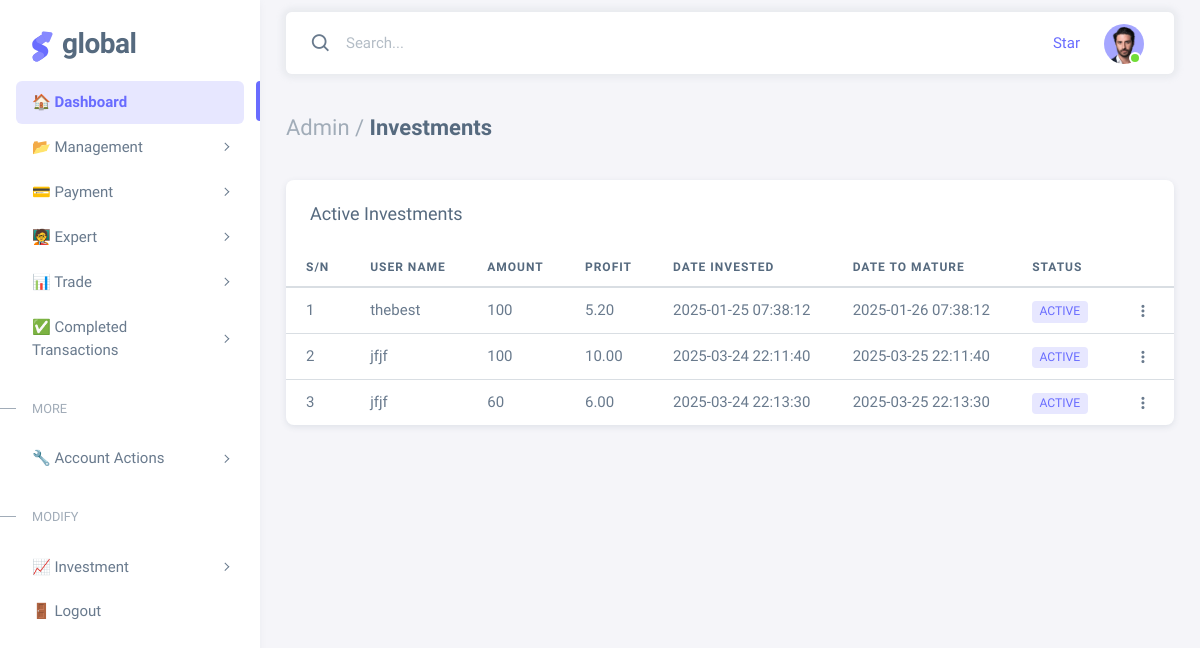
/admin/delayinvest.php, run on an earlier commit of the app's database.
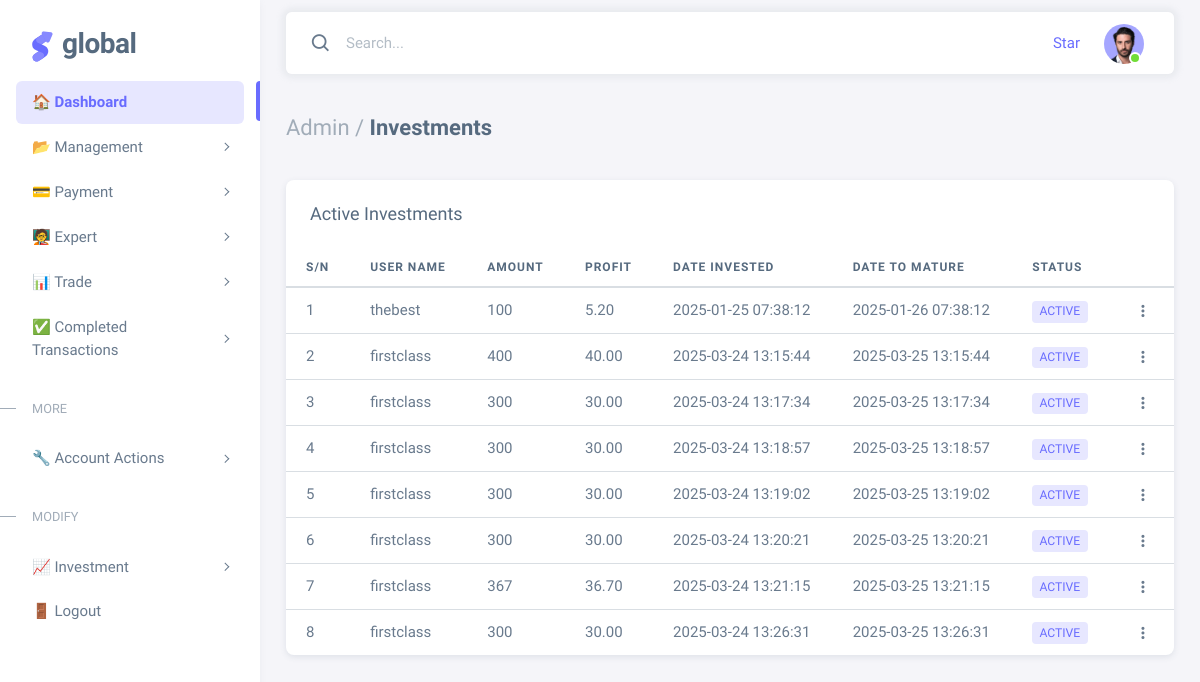
And on a later commit of the database.
### tables this page shows
CREATE TABLE `investments` (
  `id` int(11) NOT NULL,
  `user_id` int(11) NOT NULL,
  `plan` varchar(255) NOT NULL,
  `amount` varchar(100) NOT NULL,
  `email` varchar(100) NOT NULL,
  `profit` decimal(10,2) NOT NULL,
  `number_of_day` int(11) NOT NULL,
  `total` varchar(255) NOT NULL,
  `date_invested` varchar(100) NOT NULL,
  `date_to_mature` varchar(100) NOT NULL,
  `ends_on` varchar(100) NOT NULL,
  `status` int(11) NOT NULL
);

CREATE TABLE `users` (
  `id` int(11) NOT NULL,
  `user` varchar(100) NOT NULL,
  `name` varchar(100) NOT NULL,
  `email` varchar(100) NOT NULL,
  `phone` varchar(100) NOT NULL,
  `profile_image` varchar(300) NOT NULL,
  `password` varchar(100) NOT NULL,
  `country` varchar(100) NOT NULL,
  `wallet` varchar(100) NOT NULL,
  `ref_wallet` varchar(100) NOT NULL,
  `gain_wallet` varchar(100) NOT NULL,
  `total_deposit` float NOT NULL,
  `total_withdrawal` float NOT NULL,
  `trading_commission` int(11) NOT NULL,
  `pending_investment` int(11) NOT NULL,
  `referral_balance` int(11) NOT NULL,
  `referral` int(11) NOT NULL,
  `account_warning` enum('no','yes') NOT NULL,
  `restriction` enum('no','yes') NOT NULL,
  `promo_won` varchar(100) NOT NULL,
  `ref_id` varchar(100) NOT NULL,
  `referree` varchar(100) NOT NULL,
  `date_registered` varchar(100) NOT NULL,
  `paid_ref` varchar(11) NOT NULL,
  `dn_with` int(11) NOT NULL,
  `status` varchar(11) NOT NULL,
  `kycstatus` enum('null','pending','declined','approved') NOT NULL,
  `copy_balance` varchar(255) NOT NULL DEFAULT '0',
  `copy_expert` int(11) NOT NULL,
  `btc` varchar(255) NOT NULL DEFAULT '0',
  `gold` varchar(255) NOT NULL DEFAULT '0'
);

### admin/delayinvest.php (the view, shortened to what this page needs)
<?php
include('../server/connection.php');
?>
<!DOCTYPE html>
<html lang="en" class="light-style layout-menu-fixed " dir="ltr" data-theme="theme-default" data-assets-path="assets/" data-template="vertical-menu-template-free">
<head>
  <link rel="stylesheet" href="assets/vendor/fonts/boxicons.css" />
  <link rel="stylesheet" href="assets/vendor/css/core.css" class="template-customizer-core-css" />
  <link rel="stylesheet" href="assets/vendor/css/theme-default.css" class="template-customizer-theme-css" />
  <link rel="stylesheet" href="assets/css/demo.css" />
  <link rel="stylesheet" href="assets/vendor/libs/perfect-scrollbar/perfect-scrollbar.css" />
</head>
<body>
  <div class="layout-wrapper layout-content-navbar  ">
    <div class="layout-container">
      <?php include('includes/side_bar.php') ?>
      <div class="layout-page">
        <nav class="layout-navbar container-xxl navbar navbar-expand-xl navbar-detached align-items-center bg-navbar-theme" id="layout-navbar">
          <div class="navbar-nav-right d-flex align-items-center" id="navbar-collapse">
            <div class="navbar-nav align-items-center">
              <div class="nav-item d-flex align-items-center">
                <i class="bx bx-search fs-4 lh-0"></i>
                <input type="text" class="form-control border-0 shadow-none" placeholder="Search..." aria-label="Search...">
              </div>
            </div>
            <ul class="navbar-nav flex-row align-items-center ms-auto">
              <li class="nav-item lh-1 me-3">
                <a class="github-button" href="https://github.com/themeselection/sneat-html-admin-template-free" data-icon="octicon-star" data-size="large" data-show-count="true" aria-label="Star themeselection/sneat-html-admin-template-free on GitHub">Star</a>
              </li>
              <li class="nav-item navbar-dropdown dropdown-user dropdown">
                <a class="nav-link dropdown-toggle hide-arrow" href="javascript:void(0);" data-bs-toggle="dropdown">
                  <div class="avatar avatar-online">
                    <img src="assets/img/avatars/1.png" alt class="w-px-40 h-auto rounded-circle">
                  </div>
                </a>
              </li>
            </ul>
          </div>
        </nav>
        <div class="content-wrapper">
          <div class="container-xxl flex-grow-1 container-p-y">
            <h4 class="fw-bold py-3 mb-4">
              <span class="text-muted fw-light">Admin /</span> Investments
            </h4>
            <div class="card">
              <h5 class="card-header">Active Investments </h5>
              <div class="table-responsive text-nowrap">
                <table class="table">
                  <thead>
                    <tr>
                      <th>S/N</th>
                      <th>User Name</th>
                      <th>Amount</th>
                      <th>profit</th>
                      <th>Date Invested</th>
                      <th>Date To Mature</th>
                      <th>Status</th>
                    </tr>
                  </thead>
                  <tbody class="table-border-bottom-0">
                    <?php
                    $sql = mysqli_query($connection, "SELECT * FROM `investments` WHERE `status` = '0'");
                    if (mysqli_num_rows($sql)) {
                      $count = 1;
                      while ($details = mysqli_fetch_assoc($sql)) {
                    ?>
                        <tr>
                          <td><?php echo $count ?></td>
                          <td>
                            <?php
                              $id = $details['user_id'];
                              $get_user = mysqli_query($connection, "SELECT * FROM `users` WHERE `id` = '$id'");
                              $user = mysqli_fetch_assoc($get_user);
                              echo $user['name'];
                            ?>
                          </td>
                          <td><?php echo $details['amount'] ?></td>
                          <td><?php echo $details['profit'] ?></td>
                          <td><?php echo $details['date_invested'] ?></td>
                          <td><?php echo $details['date_to_mature'] ?></td>
                          <td>
                            <?php
                                if ($details['status'] == 0) {
                                  echo "<span class=\"badge bg-label-primary me-1\">ACTIVE</span>";
                                } else if ($details['status'] == 1) {
                                  echo "<span class=\"badge bg-label-warning me-1\">DONE</span>";
                                } else {
                                  echo "<span class=\"badge bg-label-danger me-1\">UNDEFINED</span>";
                                }
                            ?>
                          </td>
                          <td>
                            <div class="dropdown">
                              <button type="button" class="btn p-0 dropdown-toggle hide-arrow" data-bs-toggle="dropdown"><i class="bx bx-dots-vertical-rounded"></i></button>
                            </div>
                          </td>
                        </tr>
                    <?php $count++;
                      }
                    } else {
                      ?> <p style="color:red">Table is empty</p> <?php
                    } ?>
                  </tbody>
                </table>
              </div>
            </div>
          </div>
        </div>
      </div>
    </div>
  </div>
</body>
</html>

### admin/includes/side_bar.php (shortened to what this page needs)
<aside id="layout-menu" class="layout-menu menu-vertical menu bg-menu-theme">
    <div class="app-brand demo ">
        <a href="index.html" class="app-brand-link">
            <span class="app-brand-logo demo">
            </span>
            <span class="app-brand-text demo menu-text fw-bolder ms-2">global</span>
        </a>
    </div>
    <ul class="menu-inner py-1">
    <li class="menu-item active">
        <a href="index.php" class="menu-link">
            <div data-i18n="Analytics">🏠 Dashboard</div>
        </a>
    </li>
    <li class="menu-item">
        <a href="javascript:void(0);" class="menu-link menu-toggle">
            <div data-i18n="Layouts">📂 Management</div>
        </a>
    </li>
    <li class="menu-item">
        <a href="javascript:void(0);" class="menu-link menu-toggle">
            <div data-i18n="Layouts">💳 Payment</div>
        </a>
    </li>
    <li class="menu-item">
        <a href="javascript:void(0);" class="menu-link menu-toggle">
            <div data-i18n="Layouts">🧑‍🏫 Expert</div>
        </a>
    </li>
    <li class="menu-item">
        <a href="javascript:void(0);" class="menu-link menu-toggle">
            <div data-i18n="Layouts">📊 Trade</div>
        </a>
    </li>
    <li class="menu-item">
        <a href="javascript:void(0);" class="menu-link menu-toggle">
            <div data-i18n="Layouts">✅ Completed Transactions</div>
        </a>
    </li>
    <li class="menu-header small text-uppercase">
        <span class="menu-header-text">More</span>
    </li>
    <li class="menu-item">
        <a href="javascript:void(0);" class="menu-link menu-toggle">
            <div data-i18n="Account Settings">🔧 Account Actions</div>
        </a>
    </li>
    <li class="menu-header small text-uppercase">
        <span class="menu-header-text">Modify</span>
    </li>
    <li class="menu-item">
        <a href="javascript:void(0);" class="menu-link menu-toggle">
            <div data-i18n="Authentications">📈 Investment</div>
        </a>
    </li>
    <li class="menu-item">
        <a href="logout.php" class="menu-link">
            <div data-i18n="Analytics">🚪 Logout</div>
        </a>
    </li>
</ul>
</aside>

### admin/assets/css/demo.css (style rules this page uses)
.menu .app-brand.demo { height: 64px; margin-top: 12px; }
.app-brand-logo.demo svg { width: 22px; height: 38px; }
.app-brand-text.demo { font-size: 1.75rem; letter-spacing: -0.5px; text-transform: lowercase; }

What changed in the data, as far as the page shows it:
changed investments (number 2 of 8 on the later page): user.name "jfjf" → "firstclass"; amount "100" → "400"; profit "10.00" → "40.00"; date_invested "2025-03-24 22:11:40" → "2025-03-24 13:15:44"; date_to_mature "2025-03-25 22:11:40" → "2025-03-25 13:15:44"
changed investments (number 3 of 8 on the later page): user.name "jfjf" → "firstclass"; amount "60" → "300"; profit "6.00" → "30.00"; date_invested "2025-03-24 22:13:30" → "2025-03-24 13:17:34"; date_to_mature "2025-03-25 22:13:30" → "2025-03-25 13:17:34"
added investments: user.name "firstclass", amount "300", profit "30.00", date_invested "2025-03-24 13:18:57", date_to_mature "2025-03-25 13:18:57", status "ACTIVE"
added investments: user.name "firstclass", amount "300", profit "30.00", date_invested "2025-03-24 13:19:02", date_to_mature "2025-03-25 13:19:02", status "ACTIVE"
added investments: user.name "firstclass", amount "300", profit "30.00", date_invested "2025-03-24 13:20:21", date_to_mature "2025-03-25 13:20:21", status "ACTIVE"
added investments: user.name "firstclass", amount "367", profit "36.70", date_invested "2025-03-24 13:21:15", date_to_mature "2025-03-25 13:21:15", status "ACTIVE"
added investments: user.name "firstclass", amount "300", profit "30.00", date_invested "2025-03-24 13:26:31", date_to_mature "2025-03-25 13:26:31", status "ACTIVE"
